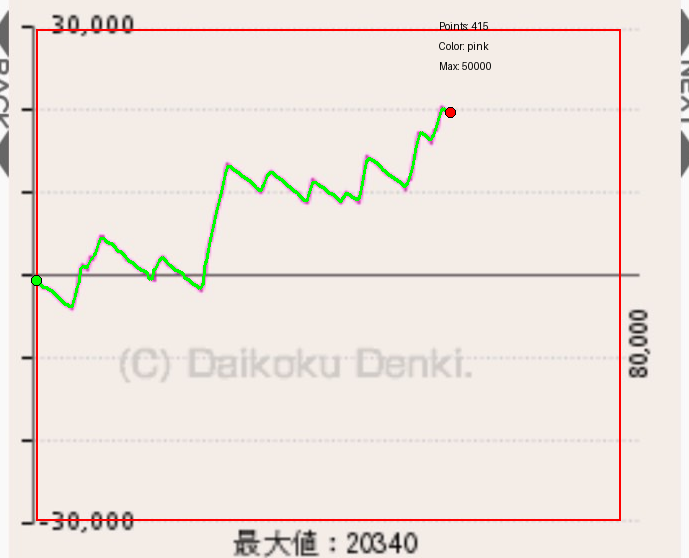
#> input picture graphs/extracted_data/S__78209138_optimal_visualization.png, 689 x 558 px, given in place of S__78209088_cropped.png, which was not available
$ python test_with_csv.py
#> lines starting #> are read from the running program, lines starting #| are printed output that depends on the picture; after the words box and inside, x2 and y2 are one past the last pixel; in counts of white or black regions, pixels touching at a corner belong together; pictures that were not available may be replaced by others from this repository, and a replacement may not be noted
### perfect_data_extractor.py
#!/usr/bin/env python3
"""
完璧データ抽出ツール
- 911×797px統一グラフからの正確抽出
- 0ライン基準、-30,000~+30,000範囲
- 0ラインスタート前提の最適化
"""

import os
import numpy as np
from PIL import Image, ImageDraw, ImageFont
import cv2
import pandas as pd
from typing import Tuple, List, Optional, Dict
from datetime import datetime
import json
import matplotlib.pyplot as plt
import matplotlib.patches as patches
import matplotlib.font_manager as fm

# macOS対応日本語フォント設定
def setup_japanese_font():
    """macOS対応の日本語フォントを設定"""
    import platform
    import os

    system = platform.system()

    if system == 'Darwin':  # macOS
        # 実際に存在するmacOSフォントを使用
        hiragino_path = '/System/Library/Fonts/Hiragino Sans GB.ttc'

        if os.path.exists(hiragino_path):
            # Hiraginoフォントを直接指定
            plt.rcParams['font.family'] = ['Hiragino Sans GB']
            plt.rcParams['font.sans-serif'] = ['Hiragino Sans GB', 'DejaVu Sans']
            plt.rcParams['axes.unicode_minus'] = False
            print(f"macOS日本語フォント設定完了: Hiragino Sans GB")
            return 'Hiragino Sans GB'

    # 一般的なフォント名での検索
    japanese_fonts = [
        'Arial Unicode MS',        # macOSに存在する可能性
        'Apple Color Emoji',       # macOS標準
        'Yu Gothic',               # Windows/macOS両対応
        'DejaVu Sans'             # フォールバック
    ]

    for font_name in japanese_fonts:
        try:
            available_fonts = [f.name for f in fm.fontManager.ttflist]
            if font_name in available_fonts:
                plt.rcParams['font.family'] = font_name
                print(f"日本語フォント設定完了: {font_name}")
                return font_name
        except:
            continue

    # 最終フォールバック: 日本語文字は諦めて英語のみ対応
    plt.rcParams['font.family'] = 'DejaVu Sans'
    plt.rcParams['axes.unicode_minus'] = False  # マイナス記号の文字化け防止
    print("警告: 日本語フォントが見つかりません。英語表示でフォールバックします。")
    return 'DejaVu Sans'


class PerfectDataExtractor:
    """完璧データ抽出システム"""

    def __init__(self, debug_mode=True):
        self.debug_mode = debug_mode

        # 日本語フォント設定
        self.font_name = setup_japanese_font()

        # グラフ仕様（完璧切り抜き済み前提）
        self.GRAPH_WIDTH = 911
        self.GRAPH_HEIGHT = 797
        self.Y_MIN = -30000
        self.Y_MAX = 30000
        self.Y_RANGE = self.Y_MAX - self.Y_MIN  # 60,000

    def log(self, message, level="INFO"):
        """ログ出力"""
        if self.debug_mode:
            timestamp = datetime.now().strftime("%H:%M:%S")
            symbols = {"INFO": "📋", "SUCCESS": "✅", "WARNING": "⚠️", "ERROR": "❌", "DEBUG": "🔍"}
            print(f"{symbols.get(level, '📋')} [{timestamp}] {message}")

    def detect_zero_line_precise(self, image_path: str) -> int:
        """
        完璧切り抜き画像での0ライン検出
        911×797px画像で最適化
        """
        self.log("0ライン精密検出を開始", "DEBUG")

        img = Image.open(image_path)
        img_array = np.array(img)
        height, width = img_array.shape[:2]

        # グレースケール変換
        gray = cv2.cvtColor(img_array, cv2.COLOR_RGB2GRAY)

        # 水平線検出（完璧切り抜き画像専用最適化）
        line_candidates = []

        # 画像の中央80%領域で水平線を検索
        left_margin = int(width * 0.1)
        right_margin = int(width * 0.9)

        # 縦方向は中央付近を重点的に（0ラインは通常中央やや下）
        search_top = int(height * 0.4)
        search_bottom = int(height * 0.7)

        for y in range(search_top, search_bottom):
            row = gray[y, left_margin:right_margin]

            # 水平線の特徴分析
            mean_val = np.mean(row)
            min_val = np.min(row)
            std_val = np.std(row)

            # 暗い線ほど高スコア
            darkness_score = (255 - mean_val) / 255

            # 一様性（標準偏差が小さいほど高スコア）
            uniformity_score = 1 / (1 + std_val)

            # 最も暗い部分のスコア
            min_darkness_score = (255 - min_val) / 255

            # 水平線らしさの総合スコア
            total_score = darkness_score * 0.4 + uniformity_score * 0.4 + min_darkness_score * 0.2

            # 一定以上のスコアを持つ線を候補とする
            if total_score > 0.3:
                line_candidates.append((y, total_score))

        if not line_candidates:
            # フォールバック: 画像の中央やや下
            zero_line_y = int(height * 0.55)
            self.log(f"0ライン検出失敗、推定位置使用: Y={zero_line_y}", "WARNING")
        else:
            # 最高スコアの線を0ラインとする
            best_line = max(line_candidates, key=lambda x: x[1])
            zero_line_y = best_line[0]
            self.log(f"0ライン検出成功: Y={zero_line_y} (スコア: {best_line[1]:.3f})", "SUCCESS")

        return zero_line_y

    def detect_graph_line(self, image_path: str) -> Optional[np.ndarray]:
        """
        グラフライン（複数色対応）を検出
        ピンク、青、緑、赤、紫、オレンジの線を検出
        """
        self.log("グラフライン検出を開始", "DEBUG")

        img = Image.open(image_path)
        img_array = np.array(img)
        height, width = img_array.shape[:2]

        # 各色の検出
        pink_mask = self._detect_pink_line(img_array)
        blue_mask = self._detect_blue_line(img_array)
        green_mask = self._detect_green_line(img_array)
        red_mask = self._detect_red_line(img_array)
        purple_mask = self._detect_purple_line(img_array)
        orange_mask = self._detect_orange_line(img_array)

        # 統合マスク
        combined_mask = np.logical_or.reduce([
            pink_mask, blue_mask, green_mask,
            red_mask, purple_mask, orange_mask
        ])

        # ノイズ除去
        cleaned_mask = self._clean_line_mask(combined_mask)

        total_pixels = np.sum(cleaned_mask)
        self.log(f"グラフライン検出完了: {total_pixels}ピクセル", "SUCCESS")

        return cleaned_mask if total_pixels > 50 else None

    def _detect_pink_line(self, img_array: np.ndarray) -> np.ndarray:
        """ピンク線検出 - 実際の画像色分析結果に基づく精密検出"""
        height, width = img_array.shape[:2]

        # HSV色空間での精密なピンク検出
        hsv = cv2.cvtColor(img_array, cv2.COLOR_RGB2HSV)

        # 実際の分析結果に基づくピンク色範囲
        # RGB(225, 135, 205)をHSVに変換すると約 H=315, S=40%, V=88%
        pink_ranges = [
            ([310, 30, 70], [325, 60, 95]),    # メインピンク範囲
            ([300, 25, 65], [335, 70, 100]),   # 拡張ピンク範囲
        ]

        pink_mask = np.zeros((height, width), dtype=bool)

        for lower, upper in pink_ranges:
            lower = np.array(lower)
            upper = np.array(upper)
            mask = cv2.inRange(hsv, lower, upper)
            pink_mask = pink_mask | (mask > 0)

        # RGB距離による補完検出（より厳しい閾値）
        target_colors = [
            (225, 135, 205),  # 分析結果の平均色
            (245, 155, 215),  # 明るめバリエーション
            (205, 115, 195),  # 暗めバリエーション
        ]

        for target_rgb in target_colors:
            target = np.array(target_rgb)
            reshaped = img_array[:, :, :3].reshape(-1, 3).astype(np.float64)
            distances = np.sqrt(np.sum((reshaped - target) ** 2, axis=1))

            # 厳しい許容誤差（背景色除外のため）
            tolerance = 30  # バランスを考慮した設定
            mask = distances <= tolerance
            mask_2d = mask.reshape(height, width)
            pink_mask = pink_mask | mask_2d

        return pink_mask

    def _detect_blue_line(self, img_array: np.ndarray) -> np.ndarray:
        """ブルー線検出"""
        height, width = img_array.shape[:2]

        # ブルー色の定義（RGB）
        blue_colors = [
            (0, 150, 255),    # 明るいブルー
            (30, 144, 255),   # ドジャーブルー
            (135, 206, 250),  # ライトスカイブルー
            (70, 130, 180),   # スチールブルー
            (0, 100, 200),    # 濃いブルー
        ]

        blue_mask = np.zeros((height, width), dtype=bool)

        for target_rgb in blue_colors:
            target = np.array(target_rgb)
            reshaped = img_array[:, :, :3].reshape(-1, 3).astype(np.float64)
            distances = np.sqrt(np.sum((reshaped - target) ** 2, axis=1))

            # 許容誤差内のピクセルを検出
            tolerance = 45  # 適度に緊緩
            mask = distances <= tolerance
            mask_2d = mask.reshape(height, width)
            blue_mask = blue_mask | mask_2d

        return blue_mask

    def _detect_green_line(self, img_array: np.ndarray) -> np.ndarray:
        """緑線検出"""
        height, width = img_array.shape[:2]

        # 緑色の定義（RGB）
        green_colors = [
            (0, 255, 0),      # 純緑
            (50, 205, 50),    # ライムグリーン
            (0, 200, 0),      # 濃い緑
            (144, 238, 144),  # ライトグリーン
            (34, 139, 34),    # フォレストグリーン
        ]

        green_mask = np.zeros((height, width), dtype=bool)

        for target_rgb in green_colors:
            target = np.array(target_rgb)
            reshaped = img_array[:, :, :3].reshape(-1, 3).astype(np.float64)
            distances = np.sqrt(np.sum((reshaped - target) ** 2, axis=1))

            tolerance = 40  # 緑は適度に
            mask = distances <= tolerance
            mask_2d = mask.reshape(height, width)
            green_mask = green_mask | mask_2d

        return green_mask

    def _detect_red_line(self, img_array: np.ndarray) -> np.ndarray:
        """赤線検出"""
        height, width = img_array.shape[:2]

        # 赤色の定義（RGB）
        red_colors = [
            (255, 0, 0),      # 純赤
            (220, 20, 60),    # クリムゾン
            (255, 69, 0),     # レッドオレンジ
            (178, 34, 34),    # ファイアブリック
            (255, 99, 71),    # トマト
        ]

        red_mask = np.zeros((height, width), dtype=bool)

        for target_rgb in red_colors:
            target = np.array(target_rgb)
            reshaped = img_array[:, :, :3].reshape(-1, 3).astype(np.float64)
            distances = np.sqrt(np.sum((reshaped - target) ** 2, axis=1))

            tolerance = 35  # 赤は比較的厳しく
            mask = distances <= tolerance
            mask_2d = mask.reshape(height, width)
            red_mask = red_mask | mask_2d

        return red_mask

    def _detect_purple_line(self, img_array: np.ndarray) -> np.ndarray:
        """紫線検出"""
        height, width = img_array.shape[:2]

        # 紫色の定義（RGB）
        purple_colors = [
            (128, 0, 128),    # 紫
            (147, 112, 219),  # ミディアムパープル
            (138, 43, 226),   # ブルーバイオレット
            (186, 85, 211),   # ミディアムオーキッド
            (218, 112, 214),  # オーキッド
        ]

        purple_mask = np.zeros((height, width), dtype=bool)

        for target_rgb in purple_colors:
            target = np.array(target_rgb)
            reshaped = img_array[:, :, :3].reshape(-1, 3).astype(np.float64)
            distances = np.sqrt(np.sum((reshaped - target) ** 2, axis=1))

            tolerance = 40  # 紫も適度に
            mask = distances <= tolerance
            mask_2d = mask.reshape(height, width)
            purple_mask = purple_mask | mask_2d

        return purple_mask

    def _detect_orange_line(self, img_array: np.ndarray) -> np.ndarray:
        """オレンジ線検出（グラフ線用）"""
        height, width = img_array.shape[:2]

        # オレンジ色の定義（RGB） - UIのオレンジバーとは異なる色合い
        orange_colors = [
            (255, 165, 0),    # オレンジ
            (255, 140, 0),    # ダークオレンジ
            (255, 127, 80),   # コーラル
            (255, 99, 71),    # トマト
            (255, 215, 0),    # ゴールド
        ]

        orange_mask = np.zeros((height, width), dtype=bool)

        for target_rgb in orange_colors:
            target = np.array(target_rgb)
            reshaped = img_array[:, :, :3].reshape(-1, 3).astype(np.float64)
            distances = np.sqrt(np.sum((reshaped - target) ** 2, axis=1))

            tolerance = 30  # オレンジは厳しめでも適度に
            mask = distances <= tolerance
            mask_2d = mask.reshape(height, width)
            orange_mask = orange_mask | mask_2d

        return orange_mask

    def _clean_line_mask(self, mask: np.ndarray) -> np.ndarray:
        """マスクのクリーニング - 線状要素のみを抽出"""
        mask_uint8 = mask.astype(np.uint8) * 255

        # 1. 小さなノイズ除去
        kernel_small = np.ones((2, 2), np.uint8)
        cleaned = cv2.morphologyEx(mask_uint8, cv2.MORPH_OPEN, kernel_small)

        # 2. 線の連続性確保
        kernel_line = np.ones((3, 3), np.uint8)
        cleaned = cv2.morphologyEx(cleaned, cv2.MORPH_CLOSE, kernel_line)

        # 3. エロージョンで線を細くする（thinningの代替）
        kernel_thin = np.ones((2, 2), np.uint8)
        cleaned = cv2.erode(cleaned, kernel_thin, iterations=1)

        # 4. 大きな塊状のノイズ除去
        contours, _ = cv2.findContours(cleaned, cv2.RETR_EXTERNAL, cv2.CHAIN_APPROX_SIMPLE)
        height, width = mask.shape
        filtered_mask = np.zeros((height, width), dtype=np.uint8)

        for contour in contours:
            # 輪郭の形状分析
            area = cv2.contourArea(contour)
            perimeter = cv2.arcLength(contour, True)

            # 線状の判定条件
            if area > 0 and perimeter > 0:
                # アスペクト比と面積で線状要素を判定
                rect = cv2.boundingRect(contour)
                aspect_ratio = max(rect[2], rect[3]) / min(rect[2], rect[3])

                # 線状要素の条件：より柔軟に
                # 1. 面積が適度（大きすぎる塊のみ除外）
                # 2. アスペクト比または面積で判定
                # 3. 周囲長が十分ある
                if (area < 10000 and  # より大きな塊まで許可
                    (aspect_ratio > 2 or area < 500) and  # より柔軟な条件
                    perimeter > 5):  # より短い線も許可
                    cv2.drawContours(filtered_mask, [contour], -1, 255, -1)

        # 5. 線の連続性強化
        # より強いクロージングで線を接続
        kernel_close = np.ones((3, 3), np.uint8)
        filtered_mask = cv2.morphologyEx(filtered_mask, cv2.MORPH_CLOSE, kernel_close)

        # さらに細かいギャップを埋める
        kernel_dilate = np.ones((2, 2), np.uint8)
        filtered_mask = cv2.dilate(filtered_mask, kernel_dilate, iterations=1)
        filtered_mask = cv2.erode(filtered_mask, kernel_dilate, iterations=1)

        return filtered_mask.astype(bool)

    # [177 lines left out: functions extract_data_points_precise, convert_to_real_values, validate_zero_start, improve_start_end_precision, not called in this run]

    def extract_perfect_data(self, image_path: str, output_csv: str = None) -> Optional[pd.DataFrame]:
        """
        完璧データ抽出メイン処理
        """
        try:
            self.log(f"🎯 完璧データ抽出開始: {os.path.basename(image_path)}", "INFO")

            # 画像サイズ検証
            img = Image.open(image_path)
            if img.size != (self.GRAPH_WIDTH, self.GRAPH_HEIGHT):
                self.log(f"警告: 画像サイズが {img.size}、期待値 {(self.GRAPH_WIDTH, self.GRAPH_HEIGHT)}", "WARNING")

            # Step 1: 0ライン検出
            zero_line_y = self.detect_zero_line_precise(image_path)

            # Step 2: グラフライン検出
            line_mask = self.detect_graph_line(image_path)
            if line_mask is None:
                self.log("グラフライン検出失敗", "ERROR")
                return None

            # Step 3: データポイント抽出
            raw_points = self.extract_data_points_precise(line_mask)
            if not raw_points:
                self.log("データポイント抽出失敗", "ERROR")
                return None

            # Step 4: 実値変換
            real_points = self.convert_to_real_values(raw_points, zero_line_y, image_path)
            if not real_points:
                self.log("実値変換失敗", "ERROR")
                return None

            # Step 4.5: 開始・終点精度向上
            real_points = self.improve_start_end_precision(real_points)

            # Step 5: 0ラインスタート検証
            is_valid_start = self.validate_zero_start(real_points)

            # Step 6: DataFrame作成
            df = pd.DataFrame(real_points, columns=['x_pixel', 'y_value'])

            # X軸正規化（0-1）
            x_min, x_max = df['x_pixel'].min(), df['x_pixel'].max()
            if x_max > x_min:
                df['x_normalized'] = (df['x_pixel'] - x_min) / (x_max - x_min)
            else:
                df['x_normalized'] = 0

            # 時間インデックス（便宜上）
            df['time_index'] = df['x_normalized']

            # 統計情報
            stats = {
                'total_points': len(df),
                'y_min': df['y_value'].min(),
                'y_max': df['y_value'].max(),
                'y_mean': df['y_value'].mean(),
                'y_std': df['y_value'].std(),
                'zero_line_y': zero_line_y,
                'valid_zero_start': is_valid_start,
                'extraction_accuracy': self._calculate_accuracy(df)
            }

            # Step 7: CSV保存
            if output_csv:
                df.to_csv(output_csv, index=False)
                self.log(f"CSV保存完了: {output_csv}", "SUCCESS")

            # Step 8: 可視化生成（デフォルトで生成）
            try:
                self.visualize_extraction(image_path, df, zero_line_y)
                self.create_overlay_image(image_path, df, zero_line_y)
            except Exception as e:
                self.log(f"可視化生成でエラー（処理は継続）: {e}", "WARNING")

            # 結果表示
            self.log(f"✅ 完璧データ抽出完了:", "SUCCESS")
            self.log(f"   データ点数: {stats['total_points']}", "INFO")
            self.log(f"   Y値範囲: {stats['y_min']:.0f} 〜 {stats['y_max']:.0f}", "INFO")
            self.log(f"   平均値: {stats['y_mean']:.0f}", "INFO")
            self.log(f"   0ライン位置: Y={stats['zero_line_y']}", "INFO")
            self.log(f"   0スタート: {'✅' if stats['valid_zero_start'] else '❌'}", "INFO")
            self.log(f"   抽出精度: {stats['extraction_accuracy']:.1f}%", "INFO")

            return df

        except Exception as e:
            self.log(f"データ抽出エラー: {e}", "ERROR")
            return None

    # [428 lines left out: functions _calculate_accuracy, visualize_extraction, create_overlay_image, batch_extract_perfect, main, not called in this run]


# [2 lines that do not run on import are left out]

### test_with_csv.py
#!/usr/bin/env python3
"""
CSVデータ付きでテスト
"""

import sys
import os
sys.path.append('/Users/haruqun/Work/pachi777')

from perfect_data_extractor import PerfectDataExtractor

def main():
    """CSV付きでデータ抽出"""
    test_image = "graphs/cropped_auto/S__78209088_cropped.png"
    csv_path = "graphs/extracted_data/S__78209088_cropped.csv"

    print(f"🔧 CSV付きデータ抽出: {test_image}")

    # データ抽出器を初期化
    extractor = PerfectDataExtractor(debug_mode=False)

    # データ抽出を実行（CSV保存）
    result = extractor.extract_perfect_data(test_image, csv_path)
#> in extract_perfect_data, img is the input picture: PIL image 689x558 RGB; mean R, G, B 238.3, 229.8, 223.5
#> in detect_zero_line_precise, `gray = cv2.cvtColor(img_array, cv2.COLOR_RGB2GRAY)`:
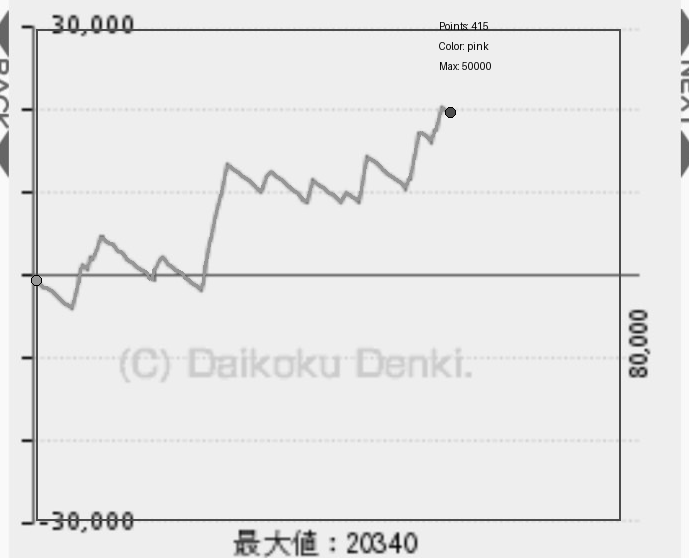
#> gray: shape (558, 689); min 0, max 255, mean 231.3
#> the loop in detect_zero_line_precise, `for y in range(search_top, search_bottom):` made 167 passes
#> (mean_val, std_val, darkness_score, uniformity_score, total_score) on passes 1 to 3: (237, 9.81, 0.0705, 0.0925, 0.206), (237, 9.91, 0.0706, 0.0917, 0.205), (237, 9.92, 0.0707, 0.0916, 0.205)
#> after the loop in detect_zero_line_precise, `for y in range(search_top, search_bottom):`: line_candidates = [(274, 0.39), (275, 0.416), (276, 0.313)]
#> in detect_zero_line_precise, `best_line = max(line_candidates, key=lambda x: x[1])`: best_line = (275, 0.416)
#> in detect_zero_line_precise, `zero_line_y = best_line[0]`: zero_line_y = 275
#> the loop in _detect_pink_line, `for target_rgb in target_colors:` made 3 passes
#> pass 1, in _detect_pink_line, `mask_2d = mask.reshape(height, width)`:
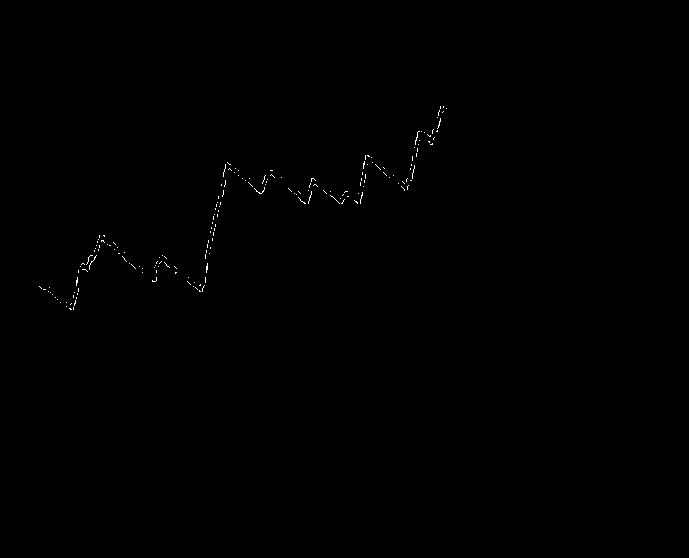
#> mask_2d: shape (558, 689) bool; 0.17% white in thin lines or dots, all inside (x1, y1, x2, y2) = (39, 106, 447, 310)
#> pass 2, in _detect_pink_line, `mask_2d = mask.reshape(height, width)`:
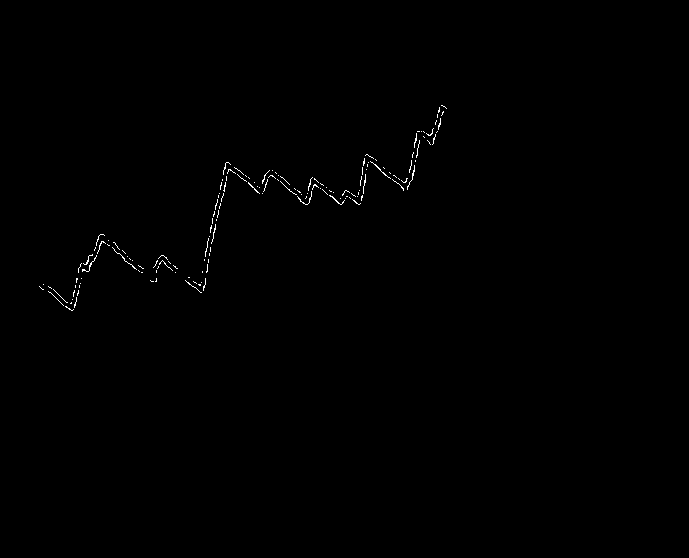
#> mask_2d: shape (558, 689) bool; 0.31% white in thin lines or dots, all inside (x1, y1, x2, y2) = (39, 105, 447, 311)
#> (the rest of the program and of its run is left out)
